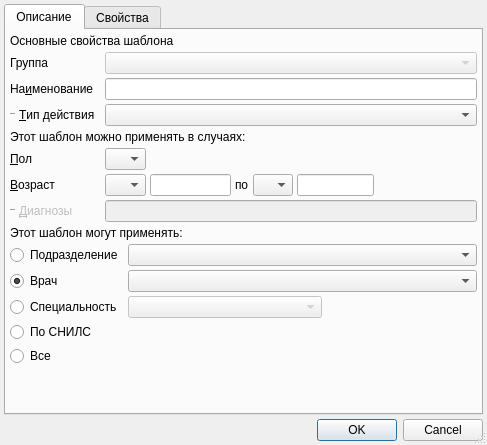
<?xml version="1.0" encoding="UTF-8"?>
<ui version="4.0">
 <class>ActionTemplateEditorDialog</class>
 <widget class="QDialog" name="ActionTemplateEditorDialog">
  <property name="geometry">
   <rect>
    <x>0</x>
    <y>0</y>
    <width>487</width>
    <height>445</height>
   </rect>
  </property>
  <property name="windowTitle">
   <string>ChangeMe!</string>
  </property>
  <property name="sizeGripEnabled">
   <bool>true</bool>
  </property>
  <layout class="QGridLayout" name="gridLayout_3">
   <item row="0" column="0">
    <widget class="QTabWidget" name="tabWidget">
     <property name="currentIndex">
      <number>0</number>
     </property>
     <widget class="QWidget" name="tabInfo">
      <attribute name="title">
       <string>Описание</string>
      </attribute>
      <layout class="QGridLayout" name="gridLayout">
       <property name="margin">
        <number>4</number>
       </property>
       <property name="spacing">
        <number>4</number>
       </property>
       <item row="3" column="1" colspan="2">
        <widget class="QLabel" name="lblActionType">
         <property name="text">
          <string>&amp;Тип действия</string>
         </property>
         <property name="buddy">
          <cstring>cmbActionType</cstring>
         </property>
        </widget>
       </item>
       <item row="5" column="4" colspan="2">
        <widget class="QComboBox" name="cmbSex">
         <property name="sizePolicy">
          <sizepolicy hsizetype="MinimumExpanding" vsizetype="Fixed">
           <horstretch>0</horstretch>
           <verstretch>0</verstretch>
          </sizepolicy>
         </property>
         <item>
          <property name="text">
           <string/>
          </property>
         </item>
         <item>
          <property name="text">
           <string>М</string>
          </property>
         </item>
         <item>
          <property name="text">
           <string>Ж</string>
          </property>
         </item>
        </widget>
       </item>
       <item row="11" column="0" colspan="5">
        <widget class="QRadioButton" name="rbVisibleToSpeciality">
         <property name="text">
          <string>Специальность</string>
         </property>
        </widget>
       </item>
       <item row="15" column="0" colspan="2">
        <spacer name="verticalSpacer">
         <property name="orientation">
          <enum>Qt::Vertical</enum>
         </property>
         <property name="sizeHint" stdset="0">
          <size>
           <width>51</width>
           <height>331</height>
          </size>
         </property>
        </spacer>
       </item>
       <item row="7" column="1">
        <widget class="QLabel" name="lblName_2">
         <property name="enabled">
          <bool>false</bool>
         </property>
         <property name="sizePolicy">
          <sizepolicy hsizetype="Maximum" vsizetype="Preferred">
           <horstretch>0</horstretch>
           <verstretch>0</verstretch>
          </sizepolicy>
         </property>
         <property name="text">
          <string>&amp;Диагнозы</string>
         </property>
         <property name="buddy">
          <cstring>edtMKBList</cstring>
         </property>
        </widget>
       </item>
       <item row="6" column="6">
        <widget class="QLineEdit" name="edtBegAgeCount">
         <property name="sizePolicy">
          <sizepolicy hsizetype="Preferred" vsizetype="Fixed">
           <horstretch>0</horstretch>
           <verstretch>0</verstretch>
          </sizepolicy>
         </property>
         <property name="inputMask">
          <string>000; </string>
         </property>
         <property name="maxLength">
          <number>3</number>
         </property>
        </widget>
       </item>
       <item row="6" column="8">
        <widget class="QComboBox" name="cmbEndAgeUnit">
         <property name="sizePolicy">
          <sizepolicy hsizetype="Preferred" vsizetype="Fixed">
           <horstretch>0</horstretch>
           <verstretch>0</verstretch>
          </sizepolicy>
         </property>
         <property name="sizeAdjustPolicy">
          <enum>QComboBox::AdjustToContentsOnFirstShow</enum>
         </property>
         <item>
          <property name="text">
           <string/>
          </property>
         </item>
         <item>
          <property name="text">
           <string>Д</string>
          </property>
         </item>
         <item>
          <property name="text">
           <string>Н</string>
          </property>
         </item>
         <item>
          <property name="text">
           <string>М</string>
          </property>
         </item>
         <item>
          <property name="text">
           <string>Г</string>
          </property>
         </item>
        </widget>
       </item>
       <item row="10" column="0" colspan="5">
        <widget class="QRadioButton" name="rbVisibleToOwner">
         <property name="text">
          <string>Врач</string>
         </property>
         <property name="checked">
          <bool>true</bool>
         </property>
        </widget>
       </item>
       <item row="11" column="5" colspan="5">
        <widget class="CRBComboBox" name="cmbSpeciality">
         <property name="enabled">
          <bool>false</bool>
         </property>
        </widget>
       </item>
       <item row="3" column="0">
        <widget class="Line" name="line_2">
         <property name="orientation">
          <enum>Qt::Horizontal</enum>
         </property>
        </widget>
       </item>
       <item row="6" column="9" colspan="2">
        <widget class="QLineEdit" name="edtEndAgeCount">
         <property name="sizePolicy">
          <sizepolicy hsizetype="Preferred" vsizetype="Fixed">
           <horstretch>0</horstretch>
           <verstretch>0</verstretch>
          </sizepolicy>
         </property>
         <property name="inputMask">
          <string>000; </string>
         </property>
         <property name="maxLength">
          <number>3</number>
         </property>
        </widget>
       </item>
       <item row="6" column="7">
        <widget class="QLabel" name="lblAgeSep">
         <property name="sizePolicy">
          <sizepolicy hsizetype="Maximum" vsizetype="Preferred">
           <horstretch>0</horstretch>
           <verstretch>0</verstretch>
          </sizepolicy>
         </property>
         <property name="text">
          <string>по</string>
         </property>
         <property name="buddy">
          <cstring>cmbEndAgeUnit</cstring>
         </property>
        </widget>
       </item>
       <item row="9" column="0" colspan="5">
        <widget class="QRadioButton" name="rbVisibleToOrgStructure">
         <property name="text">
          <string>Подразделение</string>
         </property>
        </widget>
       </item>
       <item row="6" column="4" colspan="2">
        <widget class="QComboBox" name="cmbBegAgeUnit">
         <property name="sizePolicy">
          <sizepolicy hsizetype="Preferred" vsizetype="Fixed">
           <horstretch>0</horstretch>
           <verstretch>0</verstretch>
          </sizepolicy>
         </property>
         <item>
          <property name="text">
           <string/>
          </property>
         </item>
         <item>
          <property name="text">
           <string>Д</string>
          </property>
         </item>
         <item>
          <property name="text">
           <string>Н</string>
          </property>
         </item>
         <item>
          <property name="text">
           <string>М</string>
          </property>
         </item>
         <item>
          <property name="text">
           <string>Г</string>
          </property>
         </item>
        </widget>
       </item>
       <item row="8" column="0" colspan="12">
        <widget class="QLabel" name="lblVisibleTo">
         <property name="text">
          <string>Этот шаблон могут применять:</string>
         </property>
        </widget>
       </item>
       <item row="7" column="0">
        <widget class="Line" name="line_3">
         <property name="orientation">
          <enum>Qt::Horizontal</enum>
         </property>
        </widget>
       </item>
       <item row="1" column="4" colspan="9">
        <widget class="CRBComboBox" name="cmbGroup">
         <property name="enabled">
          <bool>false</bool>
         </property>
        </widget>
       </item>
       <item row="2" column="4" colspan="9">
        <widget class="QLineEdit" name="edtName">
         <property name="minimumSize">
          <size>
           <width>200</width>
           <height>0</height>
          </size>
         </property>
        </widget>
       </item>
       <item row="3" column="4" colspan="9">
        <widget class="CActionTypeComboBox" name="cmbActionType"/>
       </item>
       <item row="5" column="6" colspan="7">
        <spacer>
         <property name="orientation">
          <enum>Qt::Horizontal</enum>
         </property>
         <property name="sizeHint" stdset="0">
          <size>
           <width>231</width>
           <height>20</height>
          </size>
         </property>
        </spacer>
       </item>
       <item row="6" column="11" colspan="2">
        <spacer>
         <property name="orientation">
          <enum>Qt::Horizontal</enum>
         </property>
         <property name="sizeHint" stdset="0">
          <size>
           <width>71</width>
           <height>20</height>
          </size>
         </property>
        </spacer>
       </item>
       <item row="1" column="0" colspan="3">
        <widget class="QLabel" name="lblGroup">
         <property name="text">
          <string>Группа</string>
         </property>
        </widget>
       </item>
       <item row="0" column="0" colspan="13">
        <widget class="QLabel" name="lblBaseProperties">
         <property name="text">
          <string>Основные свойства шаблона</string>
         </property>
        </widget>
       </item>
       <item row="7" column="4" colspan="9">
        <widget class="QLineEdit" name="edtMKBList">
         <property name="enabled">
          <bool>false</bool>
         </property>
         <property name="minimumSize">
          <size>
           <width>200</width>
           <height>0</height>
          </size>
         </property>
        </widget>
       </item>
       <item row="6" column="0" colspan="2">
        <widget class="QLabel" name="lblAge">
         <property name="sizePolicy">
          <sizepolicy hsizetype="Maximum" vsizetype="Preferred">
           <horstretch>0</horstretch>
           <verstretch>0</verstretch>
          </sizepolicy>
         </property>
         <property name="text">
          <string>&amp;Возраст</string>
         </property>
         <property name="buddy">
          <cstring>cmbBegAgeUnit</cstring>
         </property>
        </widget>
       </item>
       <item row="5" column="0" colspan="2">
        <widget class="QLabel" name="lblSex">
         <property name="sizePolicy">
          <sizepolicy hsizetype="Maximum" vsizetype="Preferred">
           <horstretch>0</horstretch>
           <verstretch>0</verstretch>
          </sizepolicy>
         </property>
         <property name="text">
          <string>&amp;Пол</string>
         </property>
         <property name="buddy">
          <cstring>cmbSex</cstring>
         </property>
        </widget>
       </item>
       <item row="4" column="0" colspan="13">
        <widget class="QLabel" name="lblCase">
         <property name="text">
          <string>Этот шаблон можно применять в случаях:</string>
         </property>
        </widget>
       </item>
       <item row="2" column="0" colspan="3">
        <widget class="QLabel" name="lblName">
         <property name="sizePolicy">
          <sizepolicy hsizetype="Maximum" vsizetype="Preferred">
           <horstretch>0</horstretch>
           <verstretch>0</verstretch>
          </sizepolicy>
         </property>
         <property name="text">
          <string>На&amp;именование</string>
         </property>
         <property name="buddy">
          <cstring>edtName</cstring>
         </property>
        </widget>
       </item>
       <item row="9" column="5" colspan="8">
        <widget class="COrgStructureComboBox" name="cmbOrgStructure"/>
       </item>
       <item row="14" column="0" colspan="13">
        <widget class="QRadioButton" name="rbVisibleToAll">
         <property name="text">
          <string>Все</string>
         </property>
        </widget>
       </item>
       <item row="13" column="0" colspan="13">
        <widget class="QRadioButton" name="rbVisibleToSNILS">
         <property name="text">
          <string>По СНИЛС</string>
         </property>
        </widget>
       </item>
       <item row="11" column="10" colspan="3">
        <spacer name="horizontalSpacer_4">
         <property name="orientation">
          <enum>Qt::Horizontal</enum>
         </property>
         <property name="sizeHint" stdset="0">
          <size>
           <width>232</width>
           <height>20</height>
          </size>
         </property>
        </spacer>
       </item>
       <item row="10" column="5" colspan="8">
        <widget class="CPersonComboBoxEx" name="cmbOwner"/>
       </item>
      </layout>
     </widget>
     <widget class="QWidget" name="tabProperties">
      <attribute name="title">
       <string>Свойства</string>
      </attribute>
      <layout class="QGridLayout" name="gridLayout_2">
       <property name="margin">
        <number>4</number>
       </property>
       <property name="spacing">
        <number>4</number>
       </property>
       <item row="0" column="0">
        <widget class="QLabel" name="lblStatus">
         <property name="text">
          <string>Статус</string>
         </property>
         <property name="buddy">
          <cstring>cmbStatus</cstring>
         </property>
        </widget>
       </item>
       <item row="0" column="1">
        <widget class="CActionStatusComboBox" name="cmbStatus">
         <property name="sizePolicy">
          <sizepolicy hsizetype="MinimumExpanding" vsizetype="Fixed">
           <horstretch>0</horstretch>
           <verstretch>0</verstretch>
          </sizepolicy>
         </property>
        </widget>
       </item>
       <item row="0" column="2">
        <widget class="QLabel" name="lblAmount">
         <property name="text">
          <string>Количество</string>
         </property>
         <property name="buddy">
          <cstring>edtAmount</cstring>
         </property>
        </widget>
       </item>
       <item row="0" column="3">
        <widget class="QSpinBox" name="edtAmount"/>
       </item>
       <item row="0" column="4">
        <widget class="QLabel" name="lblOffice">
         <property name="text">
          <string>Кабинет</string>
         </property>
         <property name="buddy">
          <cstring>edtOffice</cstring>
         </property>
        </widget>
       </item>
       <item row="0" column="5">
        <widget class="QLineEdit" name="edtOffice">
         <property name="maxLength">
          <number>16</number>
         </property>
        </widget>
       </item>
       <item row="0" column="6">
        <spacer name="horizontalSpacer">
         <property name="orientation">
          <enum>Qt::Horizontal</enum>
         </property>
         <property name="sizeHint" stdset="0">
          <size>
           <width>107</width>
           <height>20</height>
          </size>
         </property>
        </spacer>
       </item>
       <item row="1" column="0">
        <widget class="QLabel" name="lblPerson">
         <property name="text">
          <string>Исполнитель</string>
         </property>
         <property name="buddy">
          <cstring>cmbPerson</cstring>
         </property>
        </widget>
       </item>
       <item row="2" column="0">
        <widget class="QLabel" name="lblStatusNote">
         <property name="text">
          <string>Примечания</string>
         </property>
         <property name="buddy">
          <cstring>edtNote</cstring>
         </property>
        </widget>
       </item>
       <item row="2" column="1" colspan="6">
        <widget class="QLineEdit" name="edtNote"/>
       </item>
       <item row="3" column="0" colspan="7">
        <widget class="CActionPropertiesTableView" name="tblProps">
         <property name="enabled">
          <bool>true</bool>
         </property>
        </widget>
       </item>
       <item row="1" column="1" colspan="6">
        <widget class="CPersonComboBoxEx" name="cmbPerson">
         <property name="sizePolicy">
          <sizepolicy hsizetype="Expanding" vsizetype="Fixed">
           <horstretch>0</horstretch>
           <verstretch>0</verstretch>
          </sizepolicy>
         </property>
        </widget>
       </item>
      </layout>
     </widget>
    </widget>
   </item>
   <item row="1" column="0">
    <widget class="QDialogButtonBox" name="buttonBox">
     <property name="standardButtons">
      <set>QDialogButtonBox::Cancel|QDialogButtonBox::Ok</set>
     </property>
    </widget>
   </item>
  </layout>
 </widget>
 <layoutdefault spacing="4" margin="4"/>
 <customwidgets>
  <customwidget>
   <class>CActionTypeComboBox</class>
   <extends>QComboBox</extends>
   <header>Events/ActionTypeComboBox.h</header>
  </customwidget>
  <customwidget>
   <class>CActionPropertiesTableView</class>
   <extends>QTableView</extends>
   <header>Events/ActionPropertiesTable.h</header>
  </customwidget>
  <customwidget>
   <class>CPersonComboBoxEx</class>
   <extends>QComboBox</extends>
   <header>Orgs/PersonComboBoxEx.h</header>
  </customwidget>
  <customwidget>
   <class>CRBComboBox</class>
   <extends>QComboBox</extends>
   <header>library/crbcombobox.h</header>
  </customwidget>
  <customwidget>
   <class>CActionStatusComboBox</class>
   <extends>QComboBox</extends>
   <header location="global">Events/ActionStatus.h</header>
  </customwidget>
  <customwidget>
   <class>COrgStructureComboBox</class>
   <extends>QComboBox</extends>
   <header>Orgs/OrgStructComboBoxes.h</header>
  </customwidget>
 </customwidgets>
 <tabstops>
  <tabstop>tabWidget</tabstop>
  <tabstop>cmbGroup</tabstop>
  <tabstop>edtName</tabstop>
  <tabstop>cmbActionType</tabstop>
  <tabstop>cmbSex</tabstop>
  <tabstop>cmbBegAgeUnit</tabstop>
  <tabstop>edtBegAgeCount</tabstop>
  <tabstop>cmbEndAgeUnit</tabstop>
  <tabstop>edtEndAgeCount</tabstop>
  <tabstop>edtMKBList</tabstop>
  <tabstop>rbVisibleToOrgStructure</tabstop>
  <tabstop>cmbOrgStructure</tabstop>
  <tabstop>rbVisibleToOwner</tabstop>
  <tabstop>cmbOwner</tabstop>
  <tabstop>rbVisibleToSpeciality</tabstop>
  <tabstop>cmbSpeciality</tabstop>
  <tabstop>rbVisibleToAll</tabstop>
  <tabstop>cmbStatus</tabstop>
  <tabstop>edtAmount</tabstop>
  <tabstop>edtOffice</tabstop>
  <tabstop>cmbPerson</tabstop>
  <tabstop>edtNote</tabstop>
  <tabstop>tblProps</tabstop>
  <tabstop>buttonBox</tabstop>
  <tabstop>rbVisibleToSNILS</tabstop>
 </tabstops>
 <resources/>
 <connections>
  <connection>
   <sender>rbVisibleToOwner</sender>
   <signal>toggled(bool)</signal>
   <receiver>cmbOwner</receiver>
   <slot>setEnabled(bool)</slot>
   <hints>
    <hint type="sourcelabel">
     <x>61</x>
     <y>288</y>
    </hint>
    <hint type="destinationlabel">
     <x>427</x>
     <y>290</y>
    </hint>
   </hints>
  </connection>
  <connection>
   <sender>rbVisibleToSpeciality</sender>
   <signal>toggled(bool)</signal>
   <receiver>cmbSpeciality</receiver>
   <slot>setEnabled(bool)</slot>
   <hints>
    <hint type="sourcelabel">
     <x>63</x>
     <y>317</y>
    </hint>
    <hint type="destinationlabel">
     <x>322</x>
     <y>335</y>
    </hint>
   </hints>
  </connection>
  <connection>
   <sender>buttonBox</sender>
   <signal>accepted()</signal>
   <receiver>ActionTemplateEditorDialog</receiver>
   <slot>accept()</slot>
   <hints>
    <hint type="sourcelabel">
     <x>253</x>
     <y>438</y>
    </hint>
    <hint type="destinationlabel">
     <x>243</x>
     <y>282</y>
    </hint>
   </hints>
  </connection>
  <connection>
   <sender>buttonBox</sender>
   <signal>rejected()</signal>
   <receiver>ActionTemplateEditorDialog</receiver>
   <slot>reject()</slot>
   <hints>
    <hint type="sourcelabel">
     <x>253</x>
     <y>438</y>
    </hint>
    <hint type="destinationlabel">
     <x>243</x>
     <y>282</y>
    </hint>
   </hints>
  </connection>
  <connection>
   <sender>rbVisibleToOrgStructure</sender>
   <signal>toggled(bool)</signal>
   <receiver>cmbOrgStructure</receiver>
   <slot>setEnabled(bool)</slot>
   <hints>
    <hint type="sourcelabel">
     <x>113</x>
     <y>259</y>
    </hint>
    <hint type="destinationlabel">
     <x>287</x>
     <y>261</y>
    </hint>
   </hints>
  </connection>
 </connections>
</ui>
